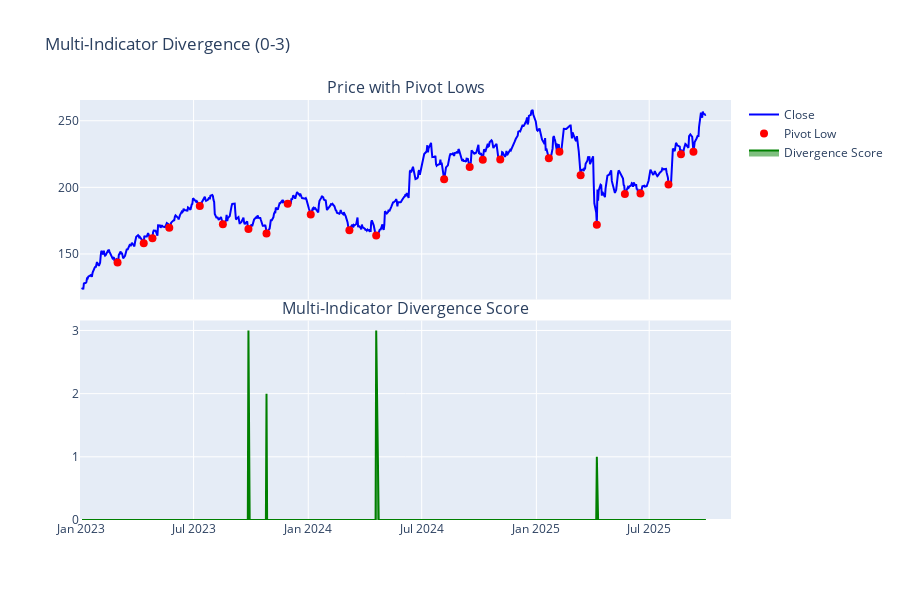

This figure's notebook cell:
### Markdown cell above
## 1. Multi-Indicator Divergence

Detects bullish divergence: price makes lower low but indicators (RSI, MACD, Stochastic) make higher lows. Scores 0-3 based on number of diverging indicators.

### Code cell
df = detect_multi_indicator_divergence(df)

fig = make_subplots(rows=2, cols=1, shared_xaxes=True, vertical_spacing=0.05,
                    subplot_titles=('Price with Pivot Lows', 'Multi-Indicator Divergence Score'))

fig.add_trace(go.Scatter(x=df['date'], y=df['close'], name='Close', line=dict(color='blue')), row=1, col=1)
pivot_lows = df[df['PivotLow'] == 1]
fig.add_trace(go.Scatter(x=pivot_lows['date'], y=pivot_lows['close'], mode='markers', 
                         name='Pivot Low', marker=dict(color='red', size=8)), row=1, col=1)

fig.add_trace(go.Scatter(x=df['date'], y=df['multi_divergence_score'], name='Divergence Score',
                        fill='tozeroy', line=dict(color='green')), row=2, col=1)

fig.update_layout(height=600, title_text="Multi-Indicator Divergence (0-3)")
fig.show()

### Figure 1 — Plotly figure (JSON) as saved in the notebook; plotly's stock layout.template omitted (floating-point values rounded to 4 significant figures; data arrays with more than 128 entries replaced by an {"elided": "..."} marker saying what was removed)
{"data": [{"line": {"color": "blue"}, "name": "Close", "type": "scatter", "x": {"elided": "688 str values"}, "xaxis": "x", "y": {"elided": "688 float values"}, "yaxis": "y"}, {"marker": {"color": "red", "size": 8}, "mode": "markers", "name": "Pivot Low", "type": "scatter", "x": ["2023-03-01T00:00:00.000000000", "2023-04-12T00:00:00.000000000", "2023-04-26T00:00:00.000000000", "2023-05-23T00:00:00.000000000", "2023-07-11T00:00:00.000000000", "2023-08-17T00:00:00.000000000", "2023-09-27T00:00:00.000000000", "2023-10-26T00:00:00.000000000", "2023-11-29T00:00:00.000000000", "2024-01-05T00:00:00.000000000", "2024-03-07T00:00:00.000000000", "2024-04-19T00:00:00.000000000", "2024-08-06T00:00:00.000000000", "2024-09-16T00:00:00.000000000", "2024-10-07T00:00:00.000000000", "2024-11-04T00:00:00.000000000", "2025-01-21T00:00:00.000000000", "2025-02-07T00:00:00.000000000", "2025-03-13T00:00:00.000000000", "2025-04-08T00:00:00.000000000", "2025-05-23T00:00:00.000000000", "2025-06-17T00:00:00.000000000", "2025-08-01T00:00:00.000000000", "2025-08-21T00:00:00.000000000", "2025-09-10T00:00:00.000000000"], "xaxis": "x", "y": [143.5, 158.1, 161.7, 169.7, 186.0, 172.3, 168.8, 165.3, 187.8, 179.7, 167.8, 163.8, 206.0, 215.3, 220.7, 221.0, 221.9, 226.8, 209.2, 172.0, 195.0, 195.4, 202.2, 224.9, 226.8], "yaxis": "y"}, {"fill": "tozeroy", "line": {"color": "green"}, "name": "Divergence Score", "type": "scatter", "x": {"elided": "688 str values"}, "xaxis": "x2", "y": {"elided": "688 int values"}, "yaxis": "y2"}], "layout": {"annotations": [{"font": {"size": 16}, "showarrow": false, "text": "Price with Pivot Lows", "x": 0.5, "xanchor": "center", "xref": "paper", "y": 1, "yanchor": "bottom", "yref": "paper"}, {"font": {"size": 16}, "showarrow": false, "text": "Multi-Indicator Divergence Score", "x": 0.5, "xanchor": "center", "xref": "paper", "y": 0.475, "yanchor": "bottom", "yref": "paper"}], "height": 600, "title": {"text": "Multi-Indicator Divergence (0-3)"}, "xaxis": {"anchor": "y", "domain": [0, 1], "matches": "x2", "showticklabels": false}, "xaxis2": {"anchor": "y2", "domain": [0, 1]}, "yaxis": {"anchor": "x", "domain": [0.525, 1]}, "yaxis2": {"anchor": "x2", "domain": [0, 0.475]}}}
